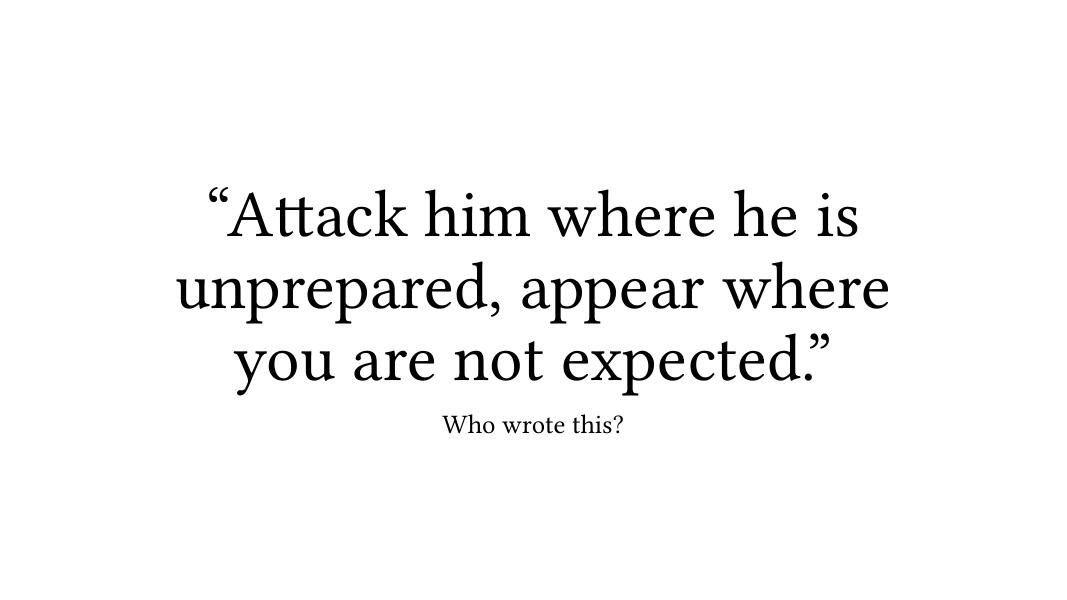
#> input picture slides/mock/option1a.jpg, 1067 x 600 px
$ python check_clipping.py ../mock/option1a.jpg
#> lines starting #> are read from the running program, lines starting #| are printed output that depends on the picture; after the words box and inside, x2 and y2 are one past the last pixel; in counts of white or black regions, pixels touching at a corner belong together
"""Fail when a figure's content touches its image edge, which means something was cut off."""
import sys

from PIL import Image, ImageChops


def touches_edge(path, tolerance=8):
    """Return the edges where the image differs from its corner background."""
#> called with path = '../mock/option1a.jpg', tolerance = 8
    image = Image.open(path).convert("RGBA")
    background = Image.new("RGBA", image.size, image.getpixel((0, 0)))
#> background: PIL image 1067x600 RGBA; every value is 255
    difference = ImageChops.difference(image, background).convert("L").point(lambda value: 255 if value > tolerance else 0)
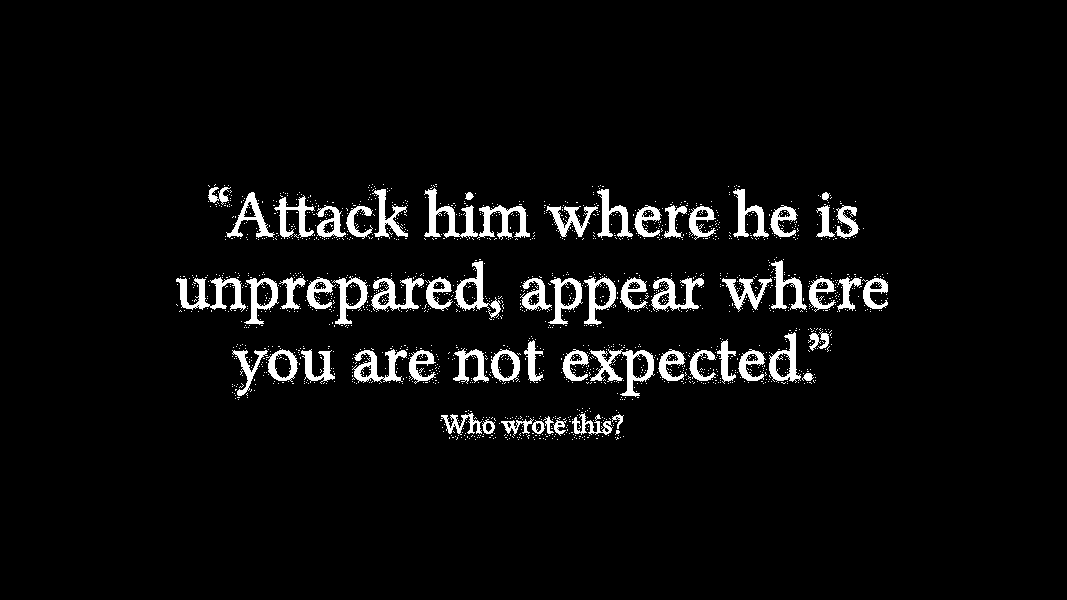
#> difference: PIL image 1067x600 L; 4.8% white; 1814 white regions (1751 under 20 px), largest, box (x1, y1, x2, y2) and area: (590, 349, 655, 397) 1087, (176, 277, 246, 312) 1013, (424, 188, 478, 239) 937
    box = difference.getbbox()
#> box = (176, 184, 888, 440)
    if box is None:
        return []
    width, height = image.size
#> width = 1067; height = 600
    left, top, right, bottom = box
#> left = 176; top = 184; right = 888; bottom = 440
    return [name for name, touched in (("left", left == 0), ("top", top == 0), ("right", right == width), ("bottom", bottom == height)) if touched]


if __name__ == "__main__":
    failed = {path: touches_edge(path) for path in sys.argv[1:]}
#> failed = {'../mock/option1a.jpg': []}
    failed = {path: edges for path, edges in failed.items() if edges}
#> failed = 0 items
    for path, edges in failed.items():
        print(f"{path}: content touches {', '.join(edges)}")
#> this loop made 0 passes
    sys.exit(1 if failed else 0)
#> (the program exits here)

$ run again, on slides/mock/slide-2.jpg
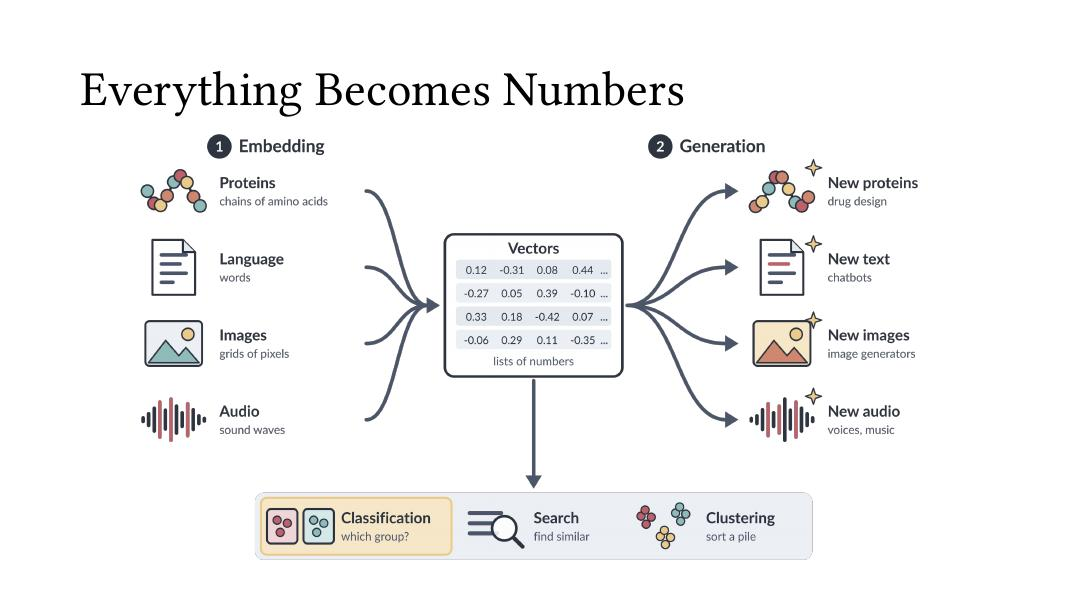
#> input picture slides/mock/slide-2.jpg, 1067 x 600 px
#> background: PIL image 1067x600 RGBA; every value is 255
#> in touches_edge, `difference = ImageChops.difference(image, background).convert("L").poi..`:
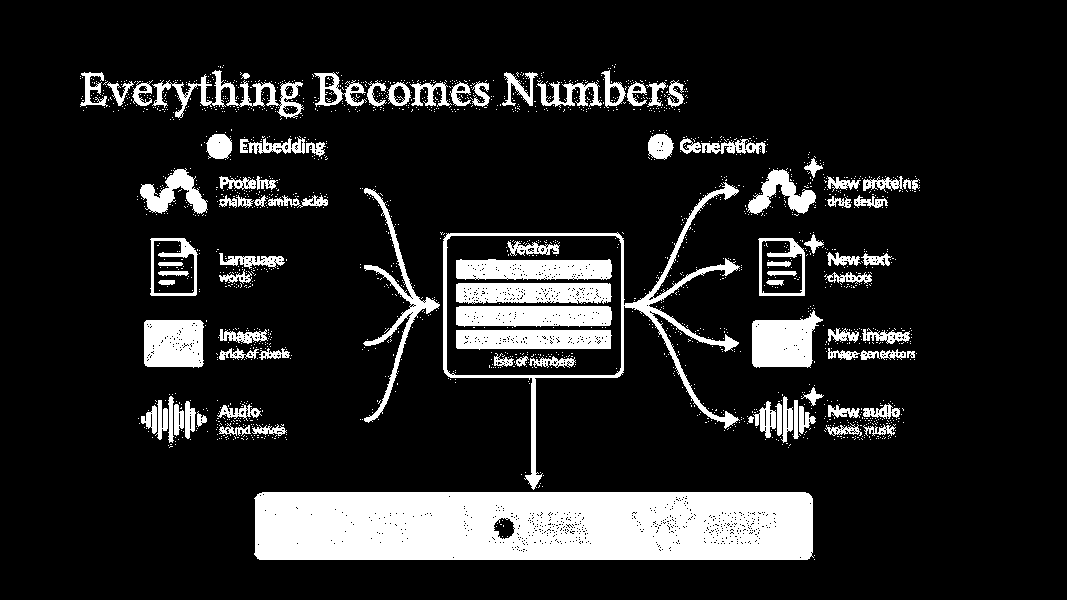
#> difference: PIL image 1067x600 L; 14.1% white; 1868 white regions (1774 under 20 px), largest, box (x1, y1, x2, y2) and area: (254, 492, 814, 560) 36945, (443, 182, 740, 490) 5696, (456, 306, 612, 327) 3062
#> box = (80, 64, 920, 560)
#> left = 80; top = 64; right = 920; bottom = 560
#> `failed = {path: touches_edge(path) for path in sys.argv[1:]}`: failed = {'../mock/slide-2.jpg': []}
#> `failed = {path: edges for path, edges in failed.items() if edges}`: failed = 0 items
